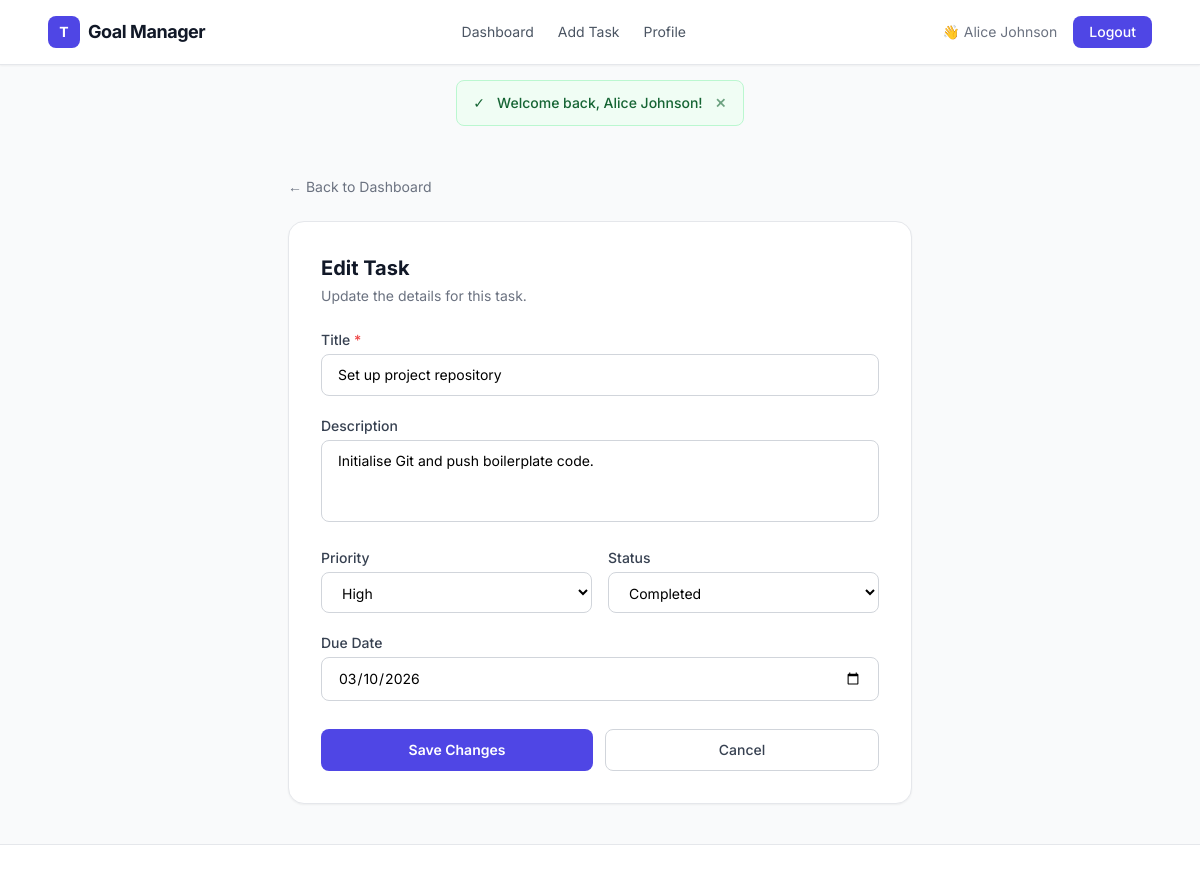
The page /pages/edit_task.php?id=1 (signed in) on the database its author committed.
### tables this page shows
CREATE TABLE IF NOT EXISTS tasks (
    id          INT AUTO_INCREMENT PRIMARY KEY,
    user_id     INT           NOT NULL,
    title       VARCHAR(255)  NOT NULL,
    description TEXT,
    status      ENUM('pending','in_progress','completed') NOT NULL DEFAULT 'pending',
    priority    ENUM('low','medium','high')               NOT NULL DEFAULT 'medium',
    due_date    DATE,
    created_at  TIMESTAMP     DEFAULT CURRENT_TIMESTAMP,
    FOREIGN KEY (user_id) REFERENCES users(id) ON DELETE CASCADE
);

### pages/edit_task.php (the view, shortened to what this page needs)
<?php
require_once __DIR__ . '/../includes/header.php';
$db     = getDB();
$userId = (int) $_SESSION['user_id'];
$taskId = (int) ($_GET['id'] ?? 0);
$stmt = $db->prepare('SELECT * FROM tasks WHERE id = ? AND user_id = ?');
$stmt->execute([$taskId, $userId]);
$task = $stmt->fetch();
$old    = $task;
?>
<div class="max-w-2xl mx-auto px-4 sm:px-6 py-10">
    <a href="<?= BASE_URL ?>pages/dashboard.php" class="inline-flex items-center gap-1 text-sm text-gray-500 hover:text-indigo-600 mb-6 transition-colors">
        ← Back to Dashboard
    </a>
    <div class="bg-white rounded-2xl border border-gray-200 shadow-sm p-8">
        <h1 class="text-xl font-bold text-gray-900 mb-1">Edit Task</h1>
        <p class="text-sm text-gray-500 mb-6">Update the details for this task.</p>
        <form method="POST" action="?id=<?= $taskId ?>" novalidate class="space-y-5">
            <div>
                <label for="title" class="block text-sm font-medium text-gray-700 mb-1">
                    Title <span class="text-red-500">*</span>
                </label>
                <input id="title" type="text" name="title"
                    value="<?= htmlspecialchars($old['title']) ?>"
                    class="w-full px-4 py-2.5 rounded-lg border border-gray-300 text-sm
                           focus:outline-none focus:ring-2 focus:ring-indigo-500 focus:border-transparent transition">
            </div>
            <div>
                <label for="description" class="block text-sm font-medium text-gray-700 mb-1">Description</label>
                <textarea id="description" name="description" rows="3"
                    class="w-full px-4 py-2.5 rounded-lg border border-gray-300 text-sm
                           focus:outline-none focus:ring-2 focus:ring-indigo-500 focus:border-transparent
                           transition resize-none"><?= htmlspecialchars($old['description'] ?? '') ?></textarea>
            </div>
            <div class="grid grid-cols-2 gap-4">
                <div>
                    <label for="priority" class="block text-sm font-medium text-gray-700 mb-1">Priority</label>
                    <select id="priority" name="priority"
                        class="w-full px-4 py-2.5 rounded-lg border border-gray-300 text-sm
                               focus:outline-none focus:ring-2 focus:ring-indigo-500 focus:border-transparent transition bg-white">
                        <?php foreach (['low' => 'Low', 'medium' => 'Medium', 'high' => 'High'] as $val => $lbl): ?>
                        <option value="<?= $val ?>" <?= $old['priority'] === $val ? 'selected' : '' ?>><?= $lbl ?></option>
                        <?php endforeach; ?>
                    </select>
                </div>
                <div>
                    <label for="status" class="block text-sm font-medium text-gray-700 mb-1">Status</label>
                    <select id="status" name="status"
                        class="w-full px-4 py-2.5 rounded-lg border border-gray-300 text-sm
                               focus:outline-none focus:ring-2 focus:ring-indigo-500 focus:border-transparent transition bg-white">
                        <?php foreach (['pending' => 'Pending', 'in_progress' => 'In Progress', 'completed' => 'Completed'] as $val => $lbl): ?>
                        <option value="<?= $val ?>" <?= $old['status'] === $val ? 'selected' : '' ?>><?= $lbl ?></option>
                        <?php endforeach; ?>
                    </select>
                </div>
            </div>
            <div>
                <label for="due_date" class="block text-sm font-medium text-gray-700 mb-1">Due Date</label>
                <input id="due_date" type="date" name="due_date"
                    value="<?= htmlspecialchars($old['due_date'] ?? '') ?>"
                    class="w-full px-4 py-2.5 rounded-lg border border-gray-300 text-sm
                           focus:outline-none focus:ring-2 focus:ring-indigo-500 focus:border-transparent transition">
            </div>
            <div class="flex gap-3 pt-2">
                <button type="submit"
                    class="flex-1 bg-indigo-600 hover:bg-indigo-700 text-white font-semibold py-2.5 rounded-lg transition-colors text-sm">
                    Save Changes
                </button>
                <a href="<?= BASE_URL ?>pages/dashboard.php"
                    class="flex-1 text-center border border-gray-300 hover:bg-gray-50 text-gray-700 font-medium py-2.5 rounded-lg transition-colors text-sm">
                    Cancel
                </a>
            </div>
        </form>
    </div>
</div>
<?php require_once __DIR__ . '/../includes/footer.php'; ?>

### includes/header.php (style rules this page uses)
body { font-family: 'Inter', ui-sans-serif, system-ui; }

### rows shown on the page
tasks: title "Set up project repository", description "Initialise Git and push boilerplate code.", priority "High", status "Completed", due_date "03/10/2026"

### other values the page prints
$label "Dashboard Add Task Profile"
$_SESSION['user_name'] "Alice Johnson"
$flash['msg'] "Welcome back, Alice Johnson!"
